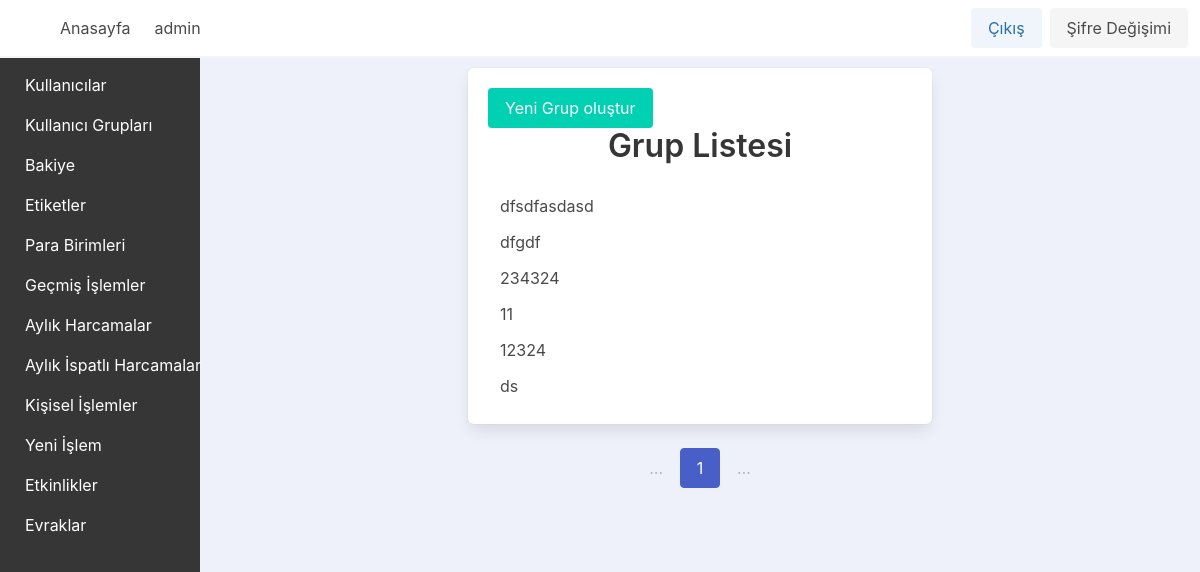
Before: /grouplist/ (signed in) with the older database file.
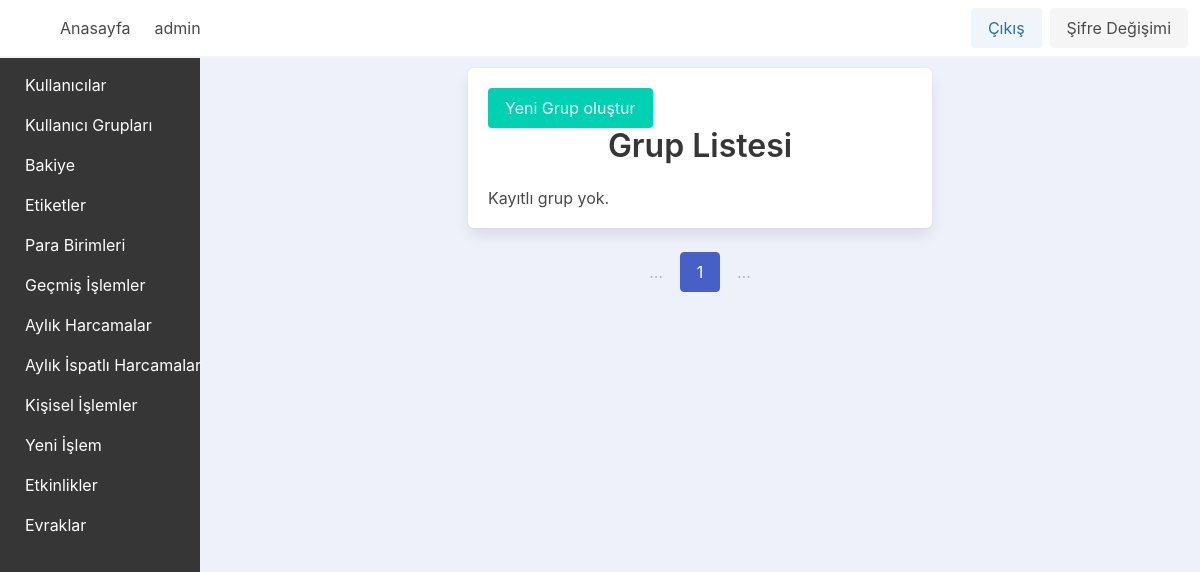
After: the same page with the newer database file.
### app_base/models.py (models this page shows)
class MuGroup(Group):
    creation_date = models.DateTimeField(auto_now_add=True)

### app_base/views/groups_view.py (the view)
# urls.py: path("grouplist/", views.grouplist_view, name="grouplist_view_name"),
@login_required
def grouplist_view(request):
    groups = MuGroup.objects.all()
    per_page = 10  # You can adjust this as needed
    paginator = Paginator(groups, per_page)
    page_number = request.GET.get("page")
    page = paginator.get_page(page_number)
    return render(request, "app_base/groups/grouplist.html", {"page": page})

### app_base/templates/app_base/groups/grouplist.html (shortened to what this page needs)
{% extends "base.html" %}
{% block content %}
    <div class="column is-half m-auto">
        <div class="box">
            <a class="button is-primary" href="{% url 'groupcreate_view_name' %}">Yeni Grup oluştur</a>
            <h1 class="title has-text-centered">Grup Listesi</h1>
            <ul class="menu-list">
                {% for group in page %}
                    <li>
                        <a href="{% url 'groupdetail_view_name' group.id %}">{{ group.name }}</a>
                    </li>
                {% empty %}
                    <li>Kayıtlı grup yok.</li>
                {% endfor %}
            </ul>
        </div>
        <div class="pagination is-centered" role="navigation">
            <ul class="pagination-list">
                <li>
                    <span class="pagination-ellipsis">…</span>
                </li>
                <li>
                    <span class="pagination-link is-current">{{ page.number }}</span>
                </li>
                <li>
                    <span class="pagination-ellipsis">…</span>
                </li>
            </ul>
        </div>
    </div>
{% endblock content %}

Changed rows visible on the page:
removed MuGroup: name "dfsdfasdasd"
removed MuGroup: name "dfgdf"
removed MuGroup: name "234324"
removed MuGroup: name "11"
removed MuGroup: name "12324"
removed MuGroup: name "ds"
Other visible differences:
text now shown: "Kayıtlı grup yok."
